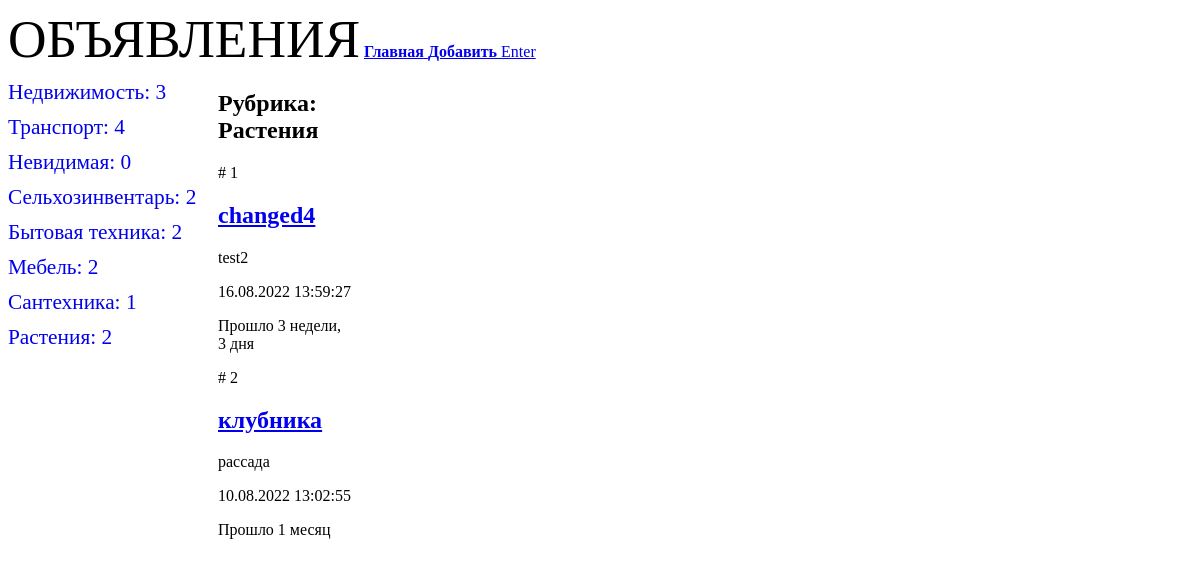
Page /bboard/8/ on the earlier database version.
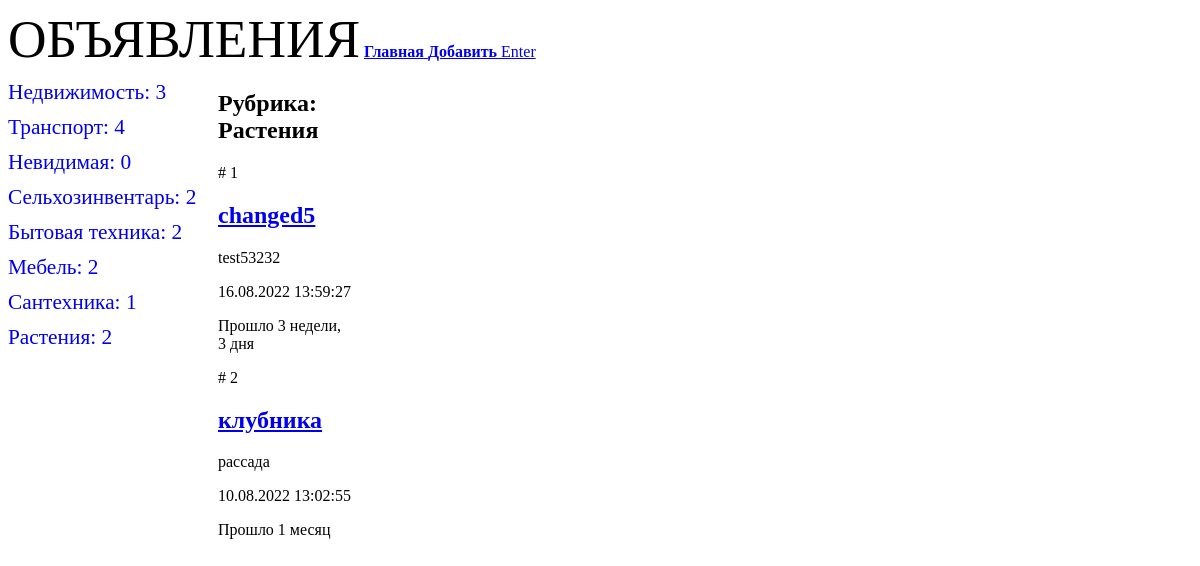
Same page on the later database version.
### bboard/models.py (models this page shows, shortened)
class Bb(models.Model):
    class Kinds(models.TextChoices):
                    BUY = 'b', 'Куплю'
                    SELL = 's', 'Продам'
                    EXCHANGE = 'с', 'Обменяю'
                    RENT = 'r'
                    __empty__ = 'Выберите тип публикуемого объявления'
    kind = models.CharField(
        max_length=1,choices=Kinds.choices,default=Kinds.SELL
        )
    title = models.CharField(
        max_length=50, verbose_name='Товар',
        validators=[validators.MinLengthValidator(get_min_length)],
                                    )
    content = models.TextField(
        null=True, blank=True, verbose_name='Описание'
        )
    price = models.FloatField(
        null=True, blank=True, verbose_name="Цена",
        )
    published = models.DateTimeField(
        auto_now_add=True, db_index=True, verbose_name="Опубликовано"
        )
    changed = models.DateTimeField(
        auto_now=True, db_index=True, verbose_name="Изменено"
        )
    rubric = models.ForeignKey(
        'Rubric', null=True, on_delete=models.PROTECT, verbose_name='Рубрика',
        limit_choices_to={'show': True} #  limit_choices_to в форме работает но отображается на сайте
        )
    class Meta:
        verbose_name_plural = 'Объявления'
        verbose_name        = 'Объявление'
        ordering            = ['-published']
        unique_together     = ('title', 'price')    # Ограничение на уже имеющуюся комбинацию в БД

### bboard/views.py (the view)
# urls.py: path('<int:rubric_id>/', BbByRubricView.as_view(), name='by_rubric'),
class BbByRubricView(SingleObjectMixin, ListView):
    template_name = 'bboard/by_rubric.html'
    pk_url_kwarg: str = 'rubric_id'
    def get(self, request, *args, **kwargs):
        self.object = self.get_object(queryset=Rubric.objects.all())
        return super().get(request, *args, **kwargs)
    def get_context_data(self, **kwargs: any):
        context = super().get_context_data(**kwargs)
        context['bbs'] = context['object_list']         # по умолчанию хранит записи из ListView
        context['current_rubric'] = self.object         # берем рубрику из get
        context['rc'] = RC
        return context
    def get_queryset(self):
        return self.object.bb_set.all()

### bboard/models.py (called while the page is built)
    def get_absolute_url(self):
        return f'/bboard/{self.pk}'

### bboard/templates/bboard/by_rubric.html (shortened to what this page needs)
{% extends "layout/basic.html" %}
{% block content %}
<h2>Рубрика: {{ current_rubric.name }}</h2>
{% for bb in bbs %}
<div>
    <p># {{ forloop.counter }}</p>
    <h2><a href="{% url 'detail' pk=bb.pk %}">{{ bb.title }}</a></h2>
    <p>{{ bb.content }}</p>
    <p>{{ bb.published|date:"d.m.Y H:i:s" }}</p>
    <p>Прошло {{ bb.published|timesince }}</p>
</div>
{% endfor %}
{% endblock %}

Differences in the rows shown:
changed Bb "3 недели, 3 дня": title "changed4" → "changed5"; content "test2" → "test53232"
